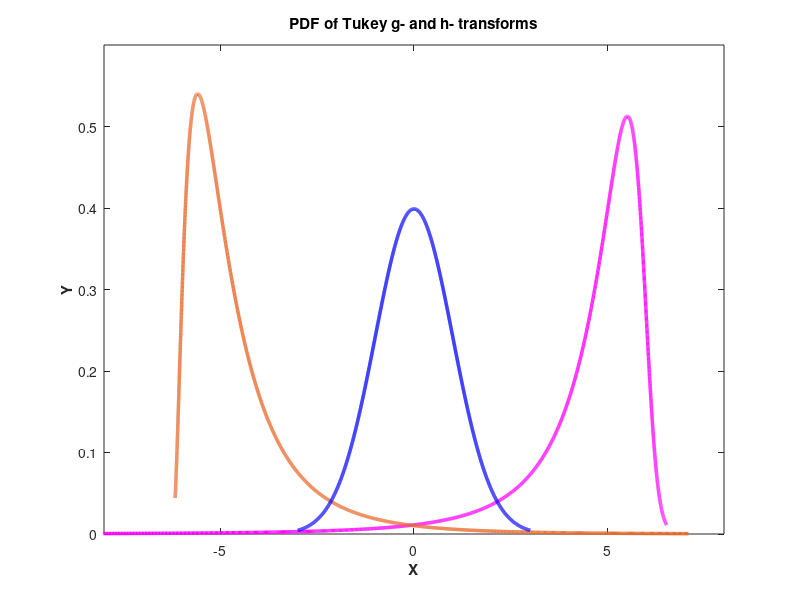

Here is the MATLAB script that generated this plot:
% ----------------------------------------------------------------------------
%  Project:     Tukey g- and h- transformations    
% ----------------------------------------------------------------------------
%  Quantlet:    TukeyPDF
% ----------------------------------------------------------------------------
%  Description: TukeyPDF produces parametric plots of Tukey g- and h-
%               transformed variables.  
% ----------------------------------------------------------------------------
%  Author:      Matlab: Natalia Sirotko-Sibirskaya
% ----------------------------------------------------------------------------

% clear history
clear all
close all
clc

x=linspace(-3,3,2000);

% specify values for g and h

g1=-0.78;
h1=0.06;

% specify dependent and independent variables for the parametric plot of a
% distribution

T1=(1/g1).*exp(h1*x.^2/2).*(exp(g1.*x)-1);      
y0=1/sqrt(2*pi)*exp(-x.^2./2);
yy1=exp(g1.*x+h1.*x.^2/2)+(1/g1).*exp(h1*x.^2/2).*(exp(g1.*x)-1).*h1.*x;
y1 = y0./yy1;    

g2=0.78;
h2=0.001;

T2=(1/g2).*exp(h2*x.^2/2).*(exp(g2.*x)-1);    
yy2=exp(g2.*x+h2.*x.^2/2)+(1/g2).*exp(h2*x.^2/2).*(exp(g2.*x)-1).*h2.*x;
y2 = y0./yy2;  

plot(T1+5,y1,'Color','magenta','Linewidth',2.5)
hold on
plot(T2-5,y2,'Color',[0.9100    0.4100    0.1700],'Linewidth',2.5)
hold on
plot(x,y0,'Color','b','Linewidth',2.5)
ylim([0,0.6])
xlim([-8,8])
xlabel('X','FontWeight','bold');
ylabel('Y','FontWeight','bold');
title('PDF of Tukey g- and h- transforms','FontWeight','bold')
hold off


% For reference see Headrick et al. (2008), "Parametric probability
% densities and distribution functions for Tukey g- and h- Transformations
% and their Use for Fitting Data", Applied Mathematical Science 2/9,
% 449-462.